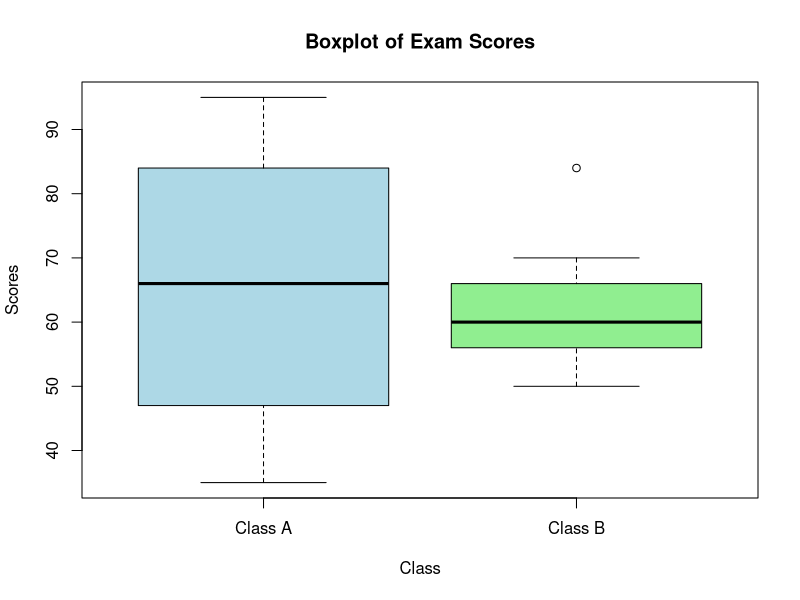

Write R code to recreate this figure.
# Define the scores for Class A and Class B
scores_A <- c(76, 35, 47, 64, 95, 66, 89, 36, 84)
scores_B <- c(51, 56, 84, 60, 59, 70, 63, 66, 50)

# (i) Calculate mean, median, and range
mean_A <- mean(scores_A)
median_A <- median(scores_A)
range_A <- max(scores_A) - min(scores_A)

mean_B <- mean(scores_B)
median_B <- median(scores_B)
range_B <- max(scores_B) - min(scores_B)

# Print the results
cat("Class A:\n")
cat("Mean:", mean_A, "\n")
cat("Median:", median_A, "\n")
cat("Range:", range_A, "\n\n")

cat("Class B:\n")
cat("Mean:", mean_B, "\n")
cat("Median:", median_B, "\n")
cat("Range:", range_B, "\n")

# (ii) Plot boxplot
boxplot(scores_A, scores_B, 
        names = c("Class A", "Class B"),
        main = "Boxplot of Exam Scores",
        xlab = "Class", ylab = "Scores",
        col = c("lightblue", "lightgreen"),
        border = "black")